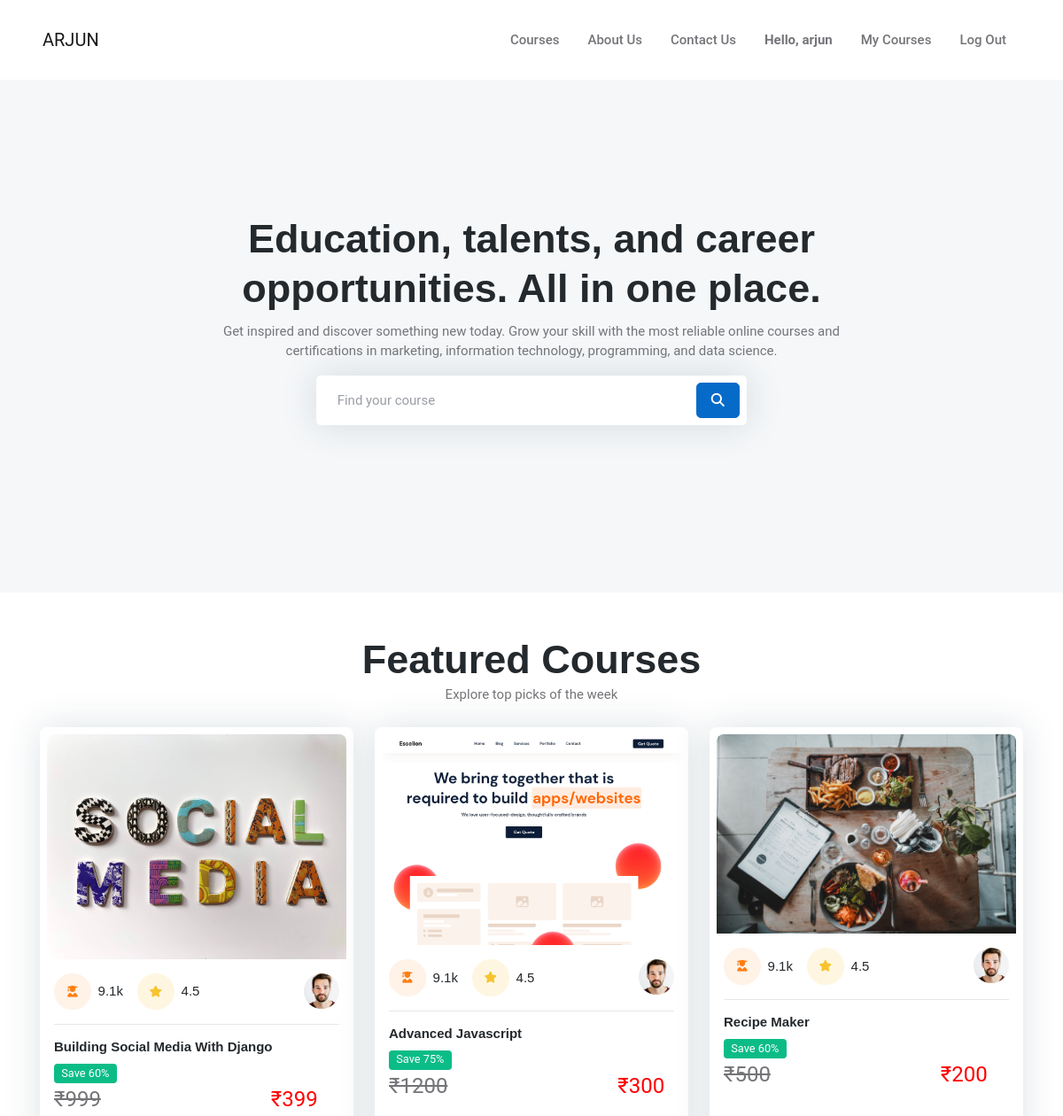
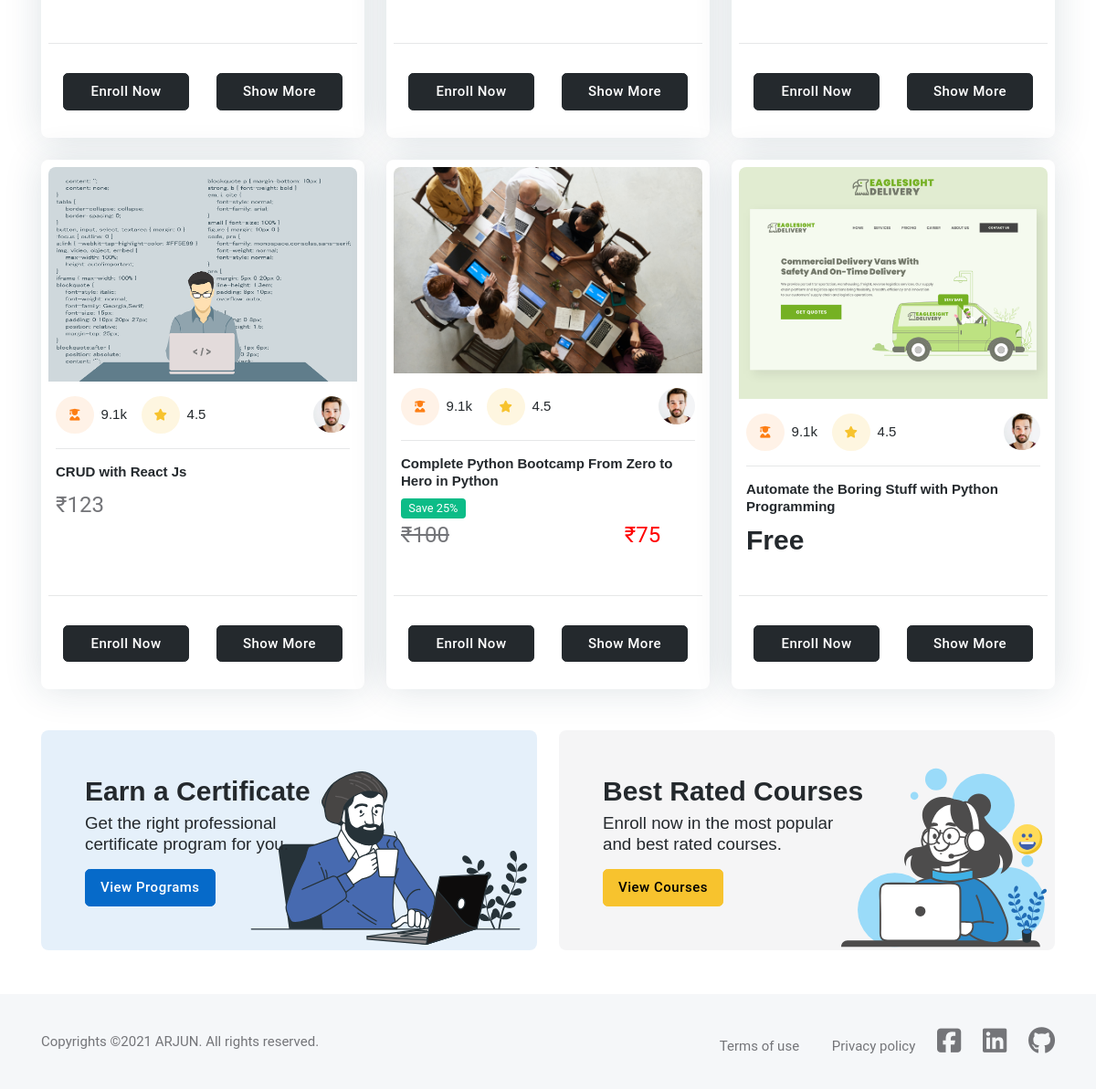
The app's page / (signed in) with its own data (2 pictures, top to bottom).
### courses/models.py (models this page shows, shortened)
class Course(models.Model):
    name = models.CharField(max_length=100, null=False)
    slug = models.SlugField(max_length=100, null=False, unique=True)
    description = models.TextField(null=True)
    price = models.IntegerField(null=False)
    discount = models.IntegerField(null=False, default=0)
    created = models.DateTimeField(auto_now_add=True)
    thumbnail = models.ImageField(upload_to='files/thumnail')
    resource = models.FileField(upload_to='files/resource', blank=True, null=True)
    length = models.IntegerField(null=False)
    active = models.BooleanField(default=False, null=True)
    level = models.CharField(choices=COURSE_LEVEL, default='Beginner', max_length=15)

### courses/views.py (the view)
# urls.py: path('', HomeListView.as_view(), name='home'),
class HomeListView(generic.ListView):
    template_name = 'courses/home.html'
    queryset = Course.objects.filter(active=True)

### courses/templatetags/courses_custom_tags.py (called while the page is built)
@register.simple_tag
def cal_sellprice(price, discount):
	if discount == None or discount == 0:
		return price
	sellprice = price
	sellprice = price - (price * discount * 0.01)
	return math.floor(sellprice)

@register.filter
def rupee(price):
	return f'₹{price}'

@register.simple_tag
def is_enrolled(request, course):
	user = None
	if not request.user.is_authenticated:
		return False
	user = request.user
	try:
		user_course = UserCourse.objects.get(user=user, course=course)
		return True
	except:
		return False

### templates/courses/home.html (shortened to what this page needs)
{% extends "base.html" %}
{% load static %}
{% load courses_custom_tags %}
{% block banner %}
<section class="bg-light">
	<div class="container pt-5 mt-0 mt-lg-5">
		<div class="row position-relative mb-0 mb-sm-5 pb-0 pb-lg-5">
			<div class="col-lg-8 text-center mx-auto position-relative">
				<h1>Education, talents, and career opportunities. All in one place.</h1>
				<p>Get inspired and discover something new today. Grow your skill with the most reliable online courses and certifications in marketing, information technology, programming, and data science. </p>
				<div class="col-md-8 text-center mx-auto pb-5">
					<form action="{% url 'search_results' %}" method="get" class="bg-body shadow rounded p-2">
						<div class="input-group">
							<input class="form-control border-0 me-1" name="q" type="search" placeholder="Find your course">
							<button type="submit" class="btn btn-primary mb-0 rounded z-index-1"><i class="fas fa-search"></i></button>
						</div>
					</form>
				</div>
			</div>
		</div>
	</div>
</section>
{% endblock banner %}
{% block content %}
<section class="pt-0 pt-md-5">
	<div class="container">
		<div class="row mb-4">
			<div class="col-lg-8 text-center mx-auto">
				<h2 class="fs-1 mb-0">Featured Courses</h2>
				<p class="mb-0">Explore top picks of the week </p>
			</div>
		</div>
		<div class="row g-4">
			{% for course in object_list %}
			<div class="col-md-6 col-lg-4 col-xxl-3">
				<div class="card p-2 shadow h-100">
					<div class="rounded-top overflow-hidden">
						<div class="card-overlay-hover">
							<img src="{{course.thumbnail.url}}" class="card-img-top" alt="course image">
						</div>
						<div class="card-img-overlay">
						</div>
					</div>
					<div class="card-body px-2">
						<div class="d-flex justify-content-between">
							<ul class="list-inline hstack gap-2 mb-0">
								<li class="list-inline-item d-flex justify-content-center align-items-center">
									<div class="icon-md bg-orange bg-opacity-10 text-orange rounded-circle"><i class="fas fa-user-graduate"></i></div>
									<span class="h6 fw-light mb-0 ms-2">9.1k</span>
								</li>
								<li class="list-inline-item d-flex justify-content-center align-items-center">
									<div class="icon-md bg-warning bg-opacity-15 text-warning rounded-circle"><i class="fas fa-star"></i></div>
									<span class="h6 fw-light mb-0 ms-2">4.5</span>
								</li>
							</ul>
							<div class="avatar avatar-sm">
								<img class="avatar-img rounded-circle" src="{% static 'images/11.jpg' %}" alt="avatar">
							</div>
						</div>
						<hr>
						<h6 class="card-title"><a href="{% url 'courseDetail' course.slug %}">{{course.name}}</a></h6>
						<div class="d-flex justify-content-between align-items-center mb-0">
							{% if course.price == 0 %}
							    <h3>Free</h3>
							{% else %}
								{% if course.discount %}
							    <p><span class="badge bg-success">Save {{course.discount}}%</span><br>
							    	<span style="font-size: x-large;">
							    		<del>{{course.price|rupee}}</del>&nbsp;
							    		<span style="text-indent: 220px; color: red; padding-left: 180px;">
							    		{% cal_sellprice course.price course.discount as value %} {{value|rupee}}
							    		</span>
							    	</span>
							    </p>
							    {% else %}
							        <span style="font-size: x-large; " >{{course.price|rupee}}</span>
							    {% endif %}
						    {% endif %}
						</div>
					</div><hr>
					<div class="card-footer">
						{% is_enrolled request course as enrolled %}
							<div class="row">
								{% if enrolled %}
									<div class="col"><a href="{% url 'courseDetail' course.slug %}"><button class="btn btn-dark  w-100">Start Course</button></a></div>
								{% else %}
									<div class="col"><a href="{% url 'checkout' course.slug %}"><button class="btn btn-dark  w-100">Enroll Now</button></a></div>
	    							<div class="col"><a href="{% url 'courseDetail' course.slug %}"><button class="btn btn-dark  w-100">Show More</button></a></div>
	    						{% endif %}
							</div>
						</div>
				</div>
			</div>
			{% endfor %}
		</div>
	</div>
</section>
<section class="py-0 mb-5">
	<div class="container">
		<div class="row g-4">
			<div class="col-lg-6 position-relative overflow-hidden">
				<div class="bg-primary bg-opacity-10 rounded-3 p-5 h-100">
					<div class="position-absolute bottom-0 end-0 me-3">
						<img src="{% static 'images/08.svg' %}" class="h-100px h-sm-200px" alt="">
					</div>
					<div class="row">
						<div class="col-sm-8 position-relative">
							<h3 class="mb-1">Earn a Certificate</h3>
							<p class="mb-3 h5 fw-light lead">Get the right professional certificate program for you.</p>
							<a href="{% url 'courses' %}" class="btn btn-primary mb-0">View Programs</a>
						</div>
					</div>
				</div>
			</div>
			<div class="col-lg-6 position-relative overflow-hidden">
				<div class="bg-secondary rounded-3 bg-opacity-10 p-5 h-100">
					<div class="position-absolute bottom-0 end-0 me-3">
						<img src="{% static 'images/15.svg' %}" class="h-100px h-sm-200px" alt="">
					</div>
					<div class="row">
						<div class="col-sm-8 position-relative">
							<h3 class="mb-1">Best Rated Courses</h3>
							<p class="mb-3 h5 fw-light lead">Enroll now in the most popular and best rated courses.</p>
							<a href="{% url 'courses' %}" class="btn btn-warning mb-0">View Courses</a>
						</div>
					</div>
				</div>
			</div>
		</div>
	</div>
</section>
{% endblock content %}

### templates/navbar.html (shortened to what this page needs)
<header class="navbar-light navbar-sticky header-static">
		<nav class="navbar navbar-expand-xl">
			<div class="container-fluid px-3 px-xl-5">
			   <a class="navbar-brand" href="{% url 'home' %}">ARJUN</a>
				<div class="navbar-collapse w-100 collapse justify-content-end" id="navbarCollapse">
					<ul class="navbar-nav navbar-nav-scroll">
						<li class="nav-item"><a class="nav-link" href="{% url 'courses' %}">Courses</a></li>
						<li class="nav-item"><a class="nav-link" href="{% url 'about' %}">About Us</a></li>
						<li class="nav-item"><a class="nav-link" href="{% url 'contact' %}">Contact Us</a></li>
						{% if request.user.is_authenticated %}
						<li class="nav-item "><a class="nav-link"><strong>Hello, {{user}}</strong></a></li>
						<li class="nav-item"><a class="nav-link" href="{% url 'my_courses' %}">My Courses</a></li>
						<li class="nav-item"><a class="nav-link" href="{% url 'account_logout' %}">Log Out</a></li>
						{% else %}
						<li class="nav-item"><a class="nav-link" href="{% url 'account_signup' %}">Register</a></li>
						<li class="nav-item"><a class="nav-link" href="{% url 'account_login' %}">Log In</a></li>
						{% endif %}
					</ul>
				</div>
			</div>
		</nav>
	</header>

### records on screen
Course: thumbnail (picture), name "Building Social Media With Django", discount "60", price "₹999", value "₹399"
Course: thumbnail (picture), name "Advanced Javascript", discount "75", price "₹1200", value "₹300"
Course: thumbnail (picture), name "Recipe Maker", discount "60", price "₹500", value "₹200"
Course: thumbnail (picture), name "CRUD with React Js", price "₹123"
Course: thumbnail (picture), name "Complete Python Bootcamp From Zero to Hero in Python", discount "25", price "₹100", value "₹75"
Course: thumbnail (picture), name "Automate the Boring Stuff with Python Programming", price "Free"

### other values on screen
{{ user }} "arjun"
